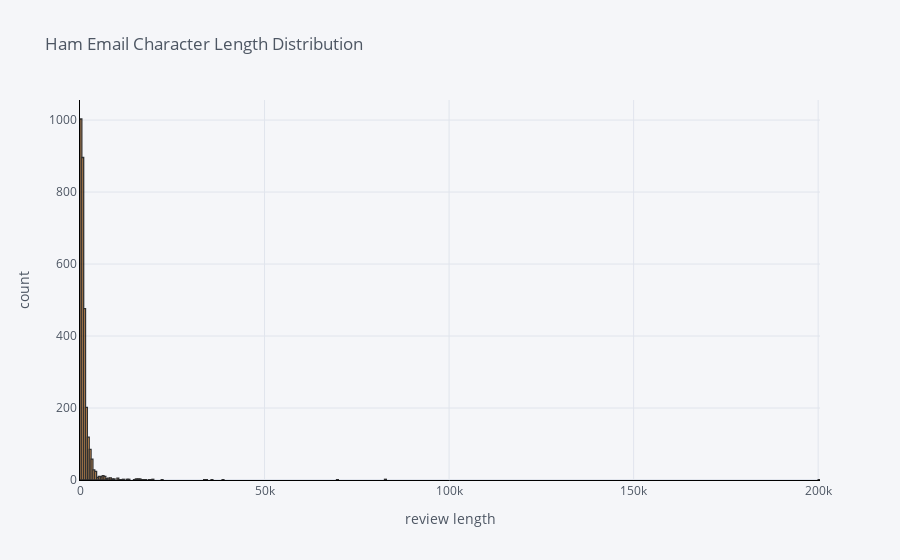

Write notebook code for a chart like this one.
### Code cell
df['char count'].iplot(
    kind='hist',
    bins=1000,
    xTitle='review length',
    linecolor='black',
    yTitle='count',
    title='Ham Email Character Length Distribution')

### Figure 1 — Plotly figure (JSON) as saved in the notebook; plotly's stock layout.template omitted (floating-point values rounded to 4 significant figures; data arrays with more than 128 entries replaced by an {"elided": "..."} marker saying what was removed)
{"data": [{"histfunc": "count", "histnorm": "", "marker": {"color": "rgba(255, 153, 51, 1.0)", "line": {"color": "#000000", "width": 1.3}}, "name": "char count", "nbinsx": 1000, "opacity": 0.8, "orientation": "v", "type": "histogram", "x": {"elided": "2999 int values"}}], "layout": {"barmode": "overlay", "legend": {"bgcolor": "#F5F6F9", "font": {"color": "#4D5663"}}, "paper_bgcolor": "#F5F6F9", "plot_bgcolor": "#F5F6F9", "title": {"font": {"color": "#4D5663"}, "text": "Ham Email Character Length Distribution"}, "xaxis": {"gridcolor": "#E1E5ED", "linecolor": "black", "showgrid": true, "tickfont": {"color": "#4D5663"}, "title": {"font": {"color": "#4D5663"}, "text": "review length"}, "zerolinecolor": "#E1E5ED", "type": "linear", "range": [-0.5, 200500.0], "autorange": true}, "yaxis": {"gridcolor": "#E1E5ED", "linecolor": "black", "showgrid": true, "tickfont": {"color": "#4D5663"}, "title": {"font": {"color": "#4D5663"}, "text": "count"}, "zerolinecolor": "#E1E5ED", "range": [0, 1056.0], "autorange": true}, "autosize": true}}
